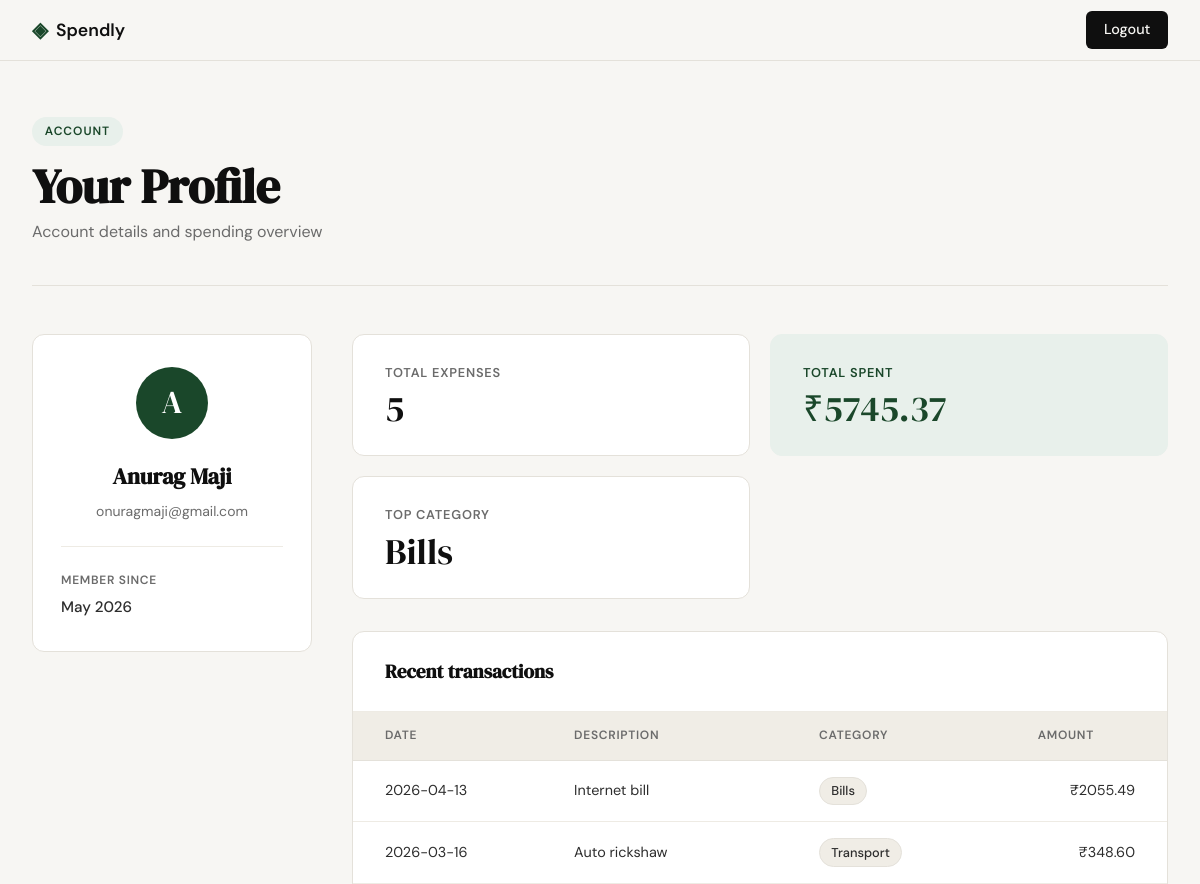
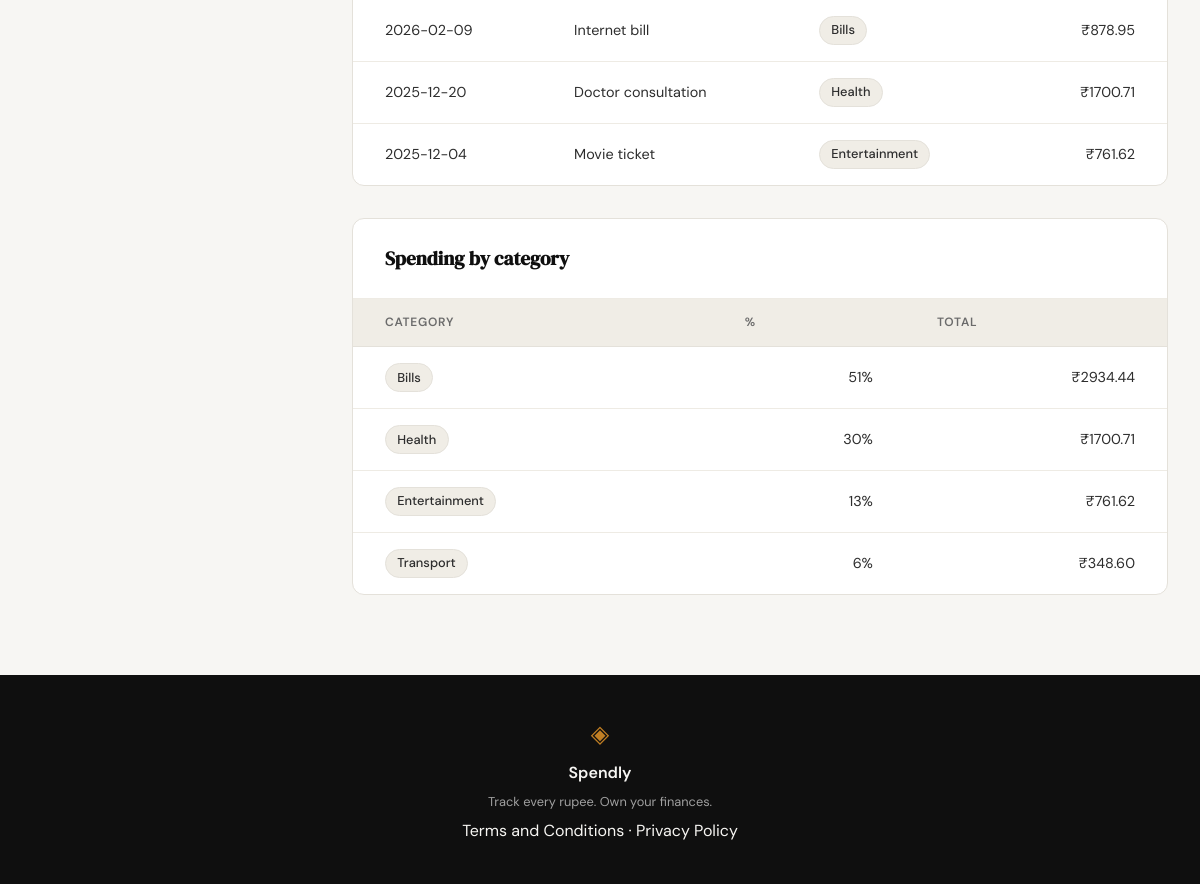
/profile (signed in), run on the app's committed database (2 pictures, top to bottom).
### tables this page shows
CREATE TABLE users (
                id            INTEGER PRIMARY KEY AUTOINCREMENT,
                name          TEXT NOT NULL,
                email         TEXT UNIQUE NOT NULL,
                password_hash TEXT NOT NULL,
                created_at    TEXT DEFAULT (datetime('now'))
            );

CREATE TABLE expenses (
                id          INTEGER PRIMARY KEY AUTOINCREMENT,
                user_id     INTEGER NOT NULL,
                amount      REAL NOT NULL,
                category    TEXT NOT NULL,
                date        TEXT NOT NULL,
                description TEXT,
                created_at  TEXT DEFAULT (datetime('now')),
                FOREIGN KEY (user_id) REFERENCES users(id)
            );

### app.py (the view)
@app.route("/profile")
def profile():
    if not session.get("user_id"):
        return redirect(url_for("login"))
    user         = queries_get_user_by_id(session["user_id"])
    summary      = get_summary_stats(session["user_id"])
    transactions = get_recent_transactions(session["user_id"])
    breakdown    = get_category_breakdown(session["user_id"])
    return render_template(
        "profile.html",
        user=user,
        summary=summary,
        transactions=transactions,
        breakdown=breakdown,
    )

### database/db.py (called while the page is built)
def get_db():
    conn = sqlite3.connect(DB_PATH)
    conn.row_factory = sqlite3.Row
    conn.execute("PRAGMA foreign_keys = ON")
    return conn

### database/queries.py (called while the page is built)
def get_user_by_id(user_id):
    conn = get_db()
    try:
        cur = conn.execute(
            "SELECT name, email, created_at FROM users WHERE id = ?",
            (user_id,),
        )
        row = cur.fetchone()
    finally:
        conn.close()
    if row is None:
        return None
    raw = row["created_at"]
    for fmt in ("%Y-%m-%d %H:%M:%S", "%Y-%m-%dT%H:%M:%S", "%Y-%m-%d"):
        try:
            member_since = datetime.strptime(raw, fmt).strftime("%B %Y")
            break
        except ValueError:
            continue
    else:
        member_since = raw
    return {
        "name":         row["name"],
        "email":        row["email"],
        "member_since": member_since,
    }

def get_summary_stats(user_id):
    db = get_db()
    try:
        row = db.execute(
            "SELECT COALESCE(SUM(amount), 0.0), COUNT(*) FROM expenses WHERE user_id = ?",
            (user_id,),
        ).fetchone()
        total_spent = float(row[0])
        transaction_count = int(row[1])
        top_row = db.execute(
            "SELECT category FROM expenses WHERE user_id = ? "
            "GROUP BY category ORDER BY SUM(amount) DESC LIMIT 1",
            (user_id,),
        ).fetchone()
        return {
            "total_spent":       total_spent,
            "transaction_count": transaction_count,
            "top_category":      top_row[0] if top_row is not None else "—",
        }
    finally:
        db.close()

def get_recent_transactions(user_id, limit=10):
    conn = get_db()
    try:
        cur = conn.execute(
            """
            SELECT date, description, category, amount
            FROM expenses
            WHERE user_id = ?
            ORDER BY date DESC
            LIMIT ?
            """,
            (user_id, limit),
        )
        rows = cur.fetchall()
        return [
            {
                "date":        row["date"],
                "description": row["description"],
                "category":    row["category"],
                "amount":      float(row["amount"]),
            }
            for row in rows
        ]
    finally:
        conn.close()

### templates/profile.html (shortened to what this page needs)
{% extends "base.html" %}
{% block head %}
<link rel="stylesheet" href="{{ url_for('static', filename='css/profile.css') }}">
{% endblock %}
{% block content %}
<div class="profile-page">
  <div class="profile-header">
    <span class="profile-badge">Account</span>
    <h1 class="profile-title">Your Profile</h1>
    <p class="profile-subtitle">Account details and spending overview</p>
  </div>
  <div class="profile-body">
    <aside class="profile-sidebar">
      <div class="profile-card">
        <div class="profile-avatar">{{ user.name[0] | upper }}</div>
        <h2 class="profile-name">{{ user.name }}</h2>
        <p class="profile-email">{{ user.email }}</p>
        <div class="profile-divider"></div>
        <dl class="profile-meta">
          <dt class="profile-meta-label">Member since</dt>
          <dd class="profile-meta-value">{{ user.member_since }}</dd>
        </dl>
      </div>
    </aside>
    <section class="profile-main">
      <div class="profile-tiles">
        <div class="profile-tile">
          <span class="profile-tile-label">Total expenses</span>
          <span class="profile-tile-value">{{ summary.transaction_count }}</span>
        </div>
        <div class="profile-tile profile-tile-accent">
          <span class="profile-tile-label">Total spent</span>
          <span class="profile-tile-value">₹{{ "%.2f"|format(summary.total_spent) }}</span>
        </div>
        <div class="profile-tile">
          <span class="profile-tile-label">Top category</span>
          <span class="profile-tile-value">{{ summary.top_category }}</span>
        </div>
      </div>
      <div class="profile-section">
        <h3 class="profile-section-title">Recent transactions</h3>
        {% if transactions %}
        <div class="profile-table-wrap">
          <table class="profile-table">
            <thead>
              <tr>
                <th>Date</th>
                <th>Description</th>
                <th>Category</th>
                <th class="align-right">Amount</th>
              </tr>
            </thead>
            <tbody>
              {% for tx in transactions %}
              <tr>
                <td>{{ tx.date }}</td>
                <td>{{ tx.description }}</td>
                <td><span class="cat-pill">{{ tx.category }}</span></td>
                <td class="align-right">₹{{ "%.2f"|format(tx.amount) }}</td>
              </tr>
              {% endfor %}
            </tbody>
          </table>
        </div>
        {% else %}
        <div class="profile-empty">
          <p class="profile-empty-text">No transactions recorded yet.</p>
        </div>
        {% endif %}
      </div>
      <div class="profile-section">
        <h3 class="profile-section-title">Spending by category</h3>
        {% if breakdown %}
        <div class="profile-table-wrap">
          <table class="profile-table">
            <thead>
              <tr>
                <th>Category</th>
                <th class="align-right">%</th>
                <th class="align-right">Total</th>
              </tr>
            </thead>
            <tbody>
              {% for row in breakdown %}
              <tr>
                <td><span class="cat-pill">{{ row.name }}</span></td>
                <td class="align-right">{{ row.pct }}%</td>
                <td class="align-right">₹{{ "%.2f"|format(row.amount) }}</td>
              </tr>
              {% endfor %}
            </tbody>
          </table>
        </div>
        {% else %}
        <div class="profile-empty">
          <p class="profile-empty-text">No expenses recorded yet.</p>
        </div>
        {% endif %}
      </div>
    </section>
  </div>
</div>
{% endblock %}

### templates/base.html (shortened to what this page needs)
<!DOCTYPE html>
<html lang="en">
<head>
    <link rel="stylesheet" href="{{ url_for('static', filename='css/style.css') }}">
    {% block head %}{% endblock %}
</head>
<body>
    <nav class="navbar">
        <div class="nav-inner">
            <a href="{{ url_for('landing') }}" class="nav-brand">
                <span class="brand-icon">◈</span>
                <span class="brand-name">Spendly</span>
            </a>
            <div class="nav-links">
                {% if session.get('user_id') %}
                <a href="{{ url_for('logout') }}" class="nav-cta">Logout</a>
                {% else %}
                <a href="{{ url_for('login') }}">Sign in</a>
                <a href="{{ url_for('register') }}" class="nav-cta">Get started</a>
                {% endif %}
            </div>
        </div>
    </nav>
    <main class="main-content">
        {% block content %}{% endblock %}
    </main>
    <footer class="footer">
        <div class="footer-inner">
            <span class="brand-icon">◈</span>
            <span class="footer-name">Spendly</span>
            <p class="footer-copy">Track every rupee. Own your finances.</p>
            <p><a href="/terms">Terms and Conditions</a> · <a href="/privacy">Privacy Policy</a></p>
        </div>
    </footer>
</body>
</html>

### static/css/style.css (style rules this page uses)
:root { --ink: #0f0f0f; --ink-soft: #2d2d2d; --ink-muted: #6b6b6b; --ink-faint: #a0a0a0; --paper: #f7f6f3; --paper-warm: #f0ede6; --paper-card: #ffffff; --accent: #1a472a; --accent-light: #e8f0eb; --accent-2: #c17f24; --accent-2-light: #fdf3e3; --danger: #c0392b; --danger-light: #fdecea; --border: #e4e1da; --border-soft: #eeebe4; --font-display: 'DM Serif Display', Georgia, serif; --font-body: 'DM Sans', system-ui, sans-serif; --max-width: 1200px; --auth-width: 440px; --radius-sm: 6px; --radius-md: 12px; --radius-lg: 20px; }
*, *::before, *::after { box-sizing: border-box; margin: 0; padding: 0; }
html { font-size: 16px; scroll-behavior: smooth; }
body { background: var(--paper); color: var(--ink); font-family: var(--font-body); font-size: 1rem; line-height: 1.6; -webkit-font-smoothing: antialiased; }
a { color: inherit; text-decoration: none; }
.navbar { position: sticky; top: 0; z-index: 100; background: var(--paper); border-bottom: 1px solid var(--border); padding: 0 2rem; }
.nav-inner { max-width: var(--max-width); margin: 0 auto; height: 60px; display: flex; align-items: center; justify-content: space-between; }
.nav-brand { display: flex; align-items: center; gap: 0.5rem; font-family: var(--font-body); font-weight: 600; font-size: 1.1rem; color: var(--ink); }
.brand-icon { color: var(--accent); font-size: 1.3rem; }
.brand-name { color: var(--ink); }
.nav-links { display: flex; align-items: center; gap: 1.5rem; font-size: 0.9rem; font-weight: 500; }
.nav-links a { color: var(--ink-muted); transition: color 0.2s; }
.nav-cta { background: var(--ink) !important; color: var(--paper) !important; padding: 0.45rem 1.1rem; border-radius: var(--radius-sm); transition: background 0.2s !important; }
.main-content { min-height: calc(100vh - 60px - 100px); }
.footer { background: var(--ink); color: var(--paper); padding: 2.5rem 2rem; text-align: center; }
.footer-inner { display: flex; flex-direction: column; align-items: center; gap: 0.4rem; }
.footer .brand-icon { color: var(--accent-2); font-size: 1.5rem; }
.footer-name { font-weight: 600; font-size: 1rem; }
.footer-copy { font-size: 0.8rem; color: var(--ink-faint); }

### data on the page
users: name "A", name "Anurag Maji", email "onuragmaji@gmail.com"
expenses: date "2026-04-13", description "Internet bill", category "Bills", amount "2055.49"
expenses: date "2026-03-16", description "Auto rickshaw", category "Transport", amount "348.60", name "Transport", pct "6"
expenses: date "2026-02-09", description "Internet bill", category "Bills", amount "878.95"
expenses: date "2025-12-20", description "Doctor consultation", category "Health", amount "1700.71", name "Health", pct "30"
expenses: date "2025-12-04", description "Movie ticket", category "Entertainment", amount "761.62", name "Entertainment", pct "13"

### other printed values
{{ user.member_since }} "May 2026"
{{ summary.transaction_count }} "5"
{{ "%.2f"|format(summary.total_spent) }} "5745.37"
{{ summary.top_category }} "Bills"
{{ row.name }} "Bills"
{{ row.pct }} "51"
{{ "%.2f"|format(row.amount) }} "2934.44"
